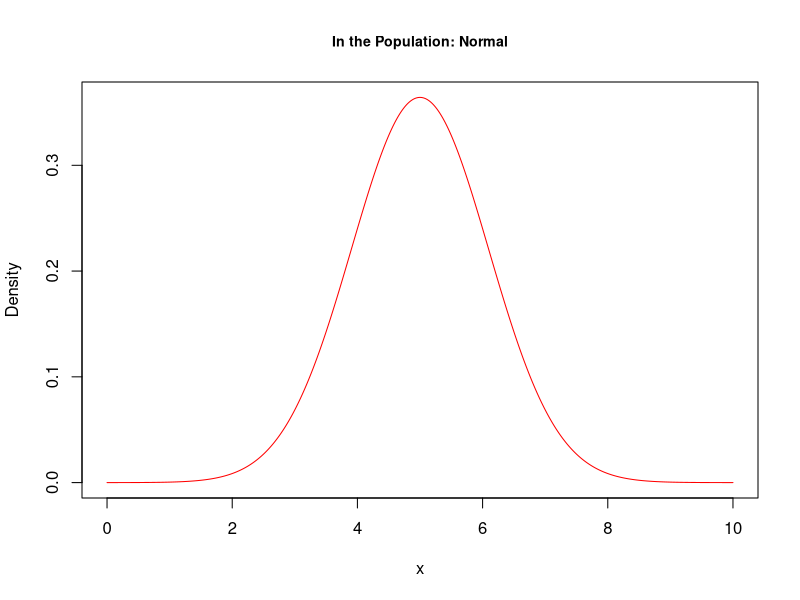
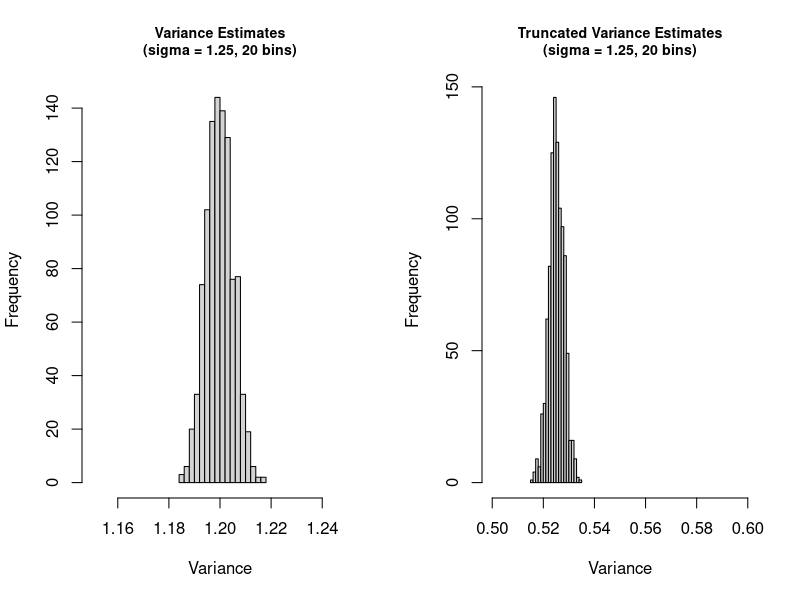
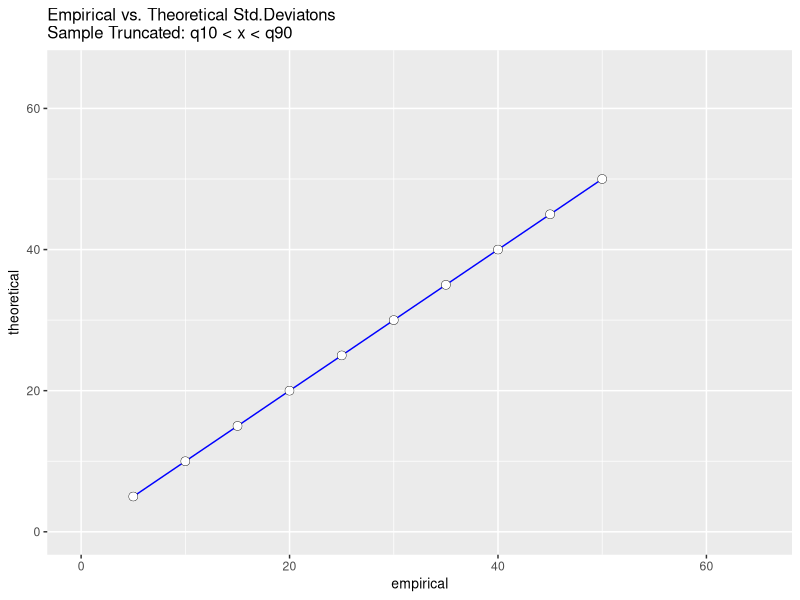
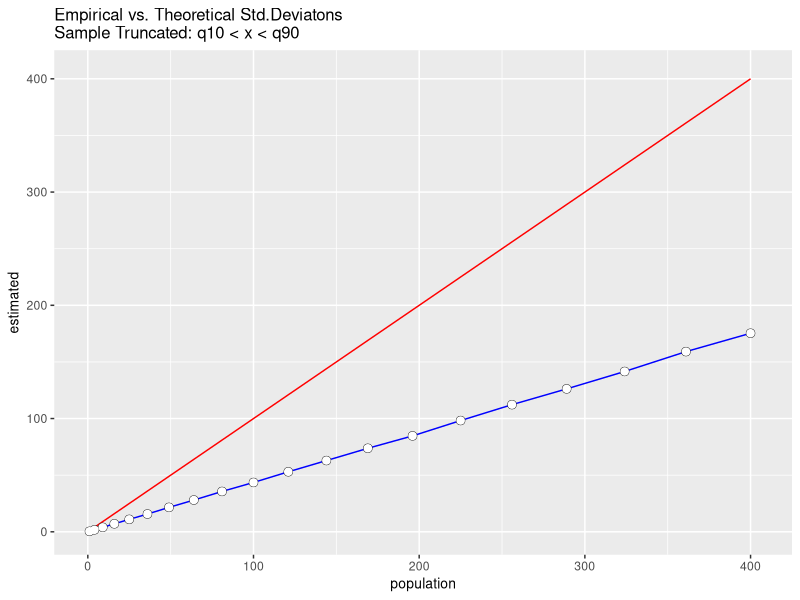
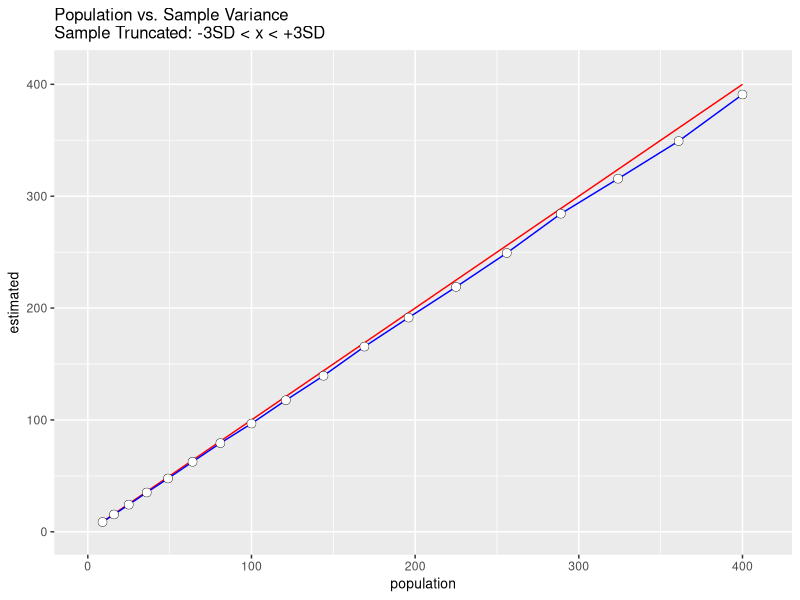
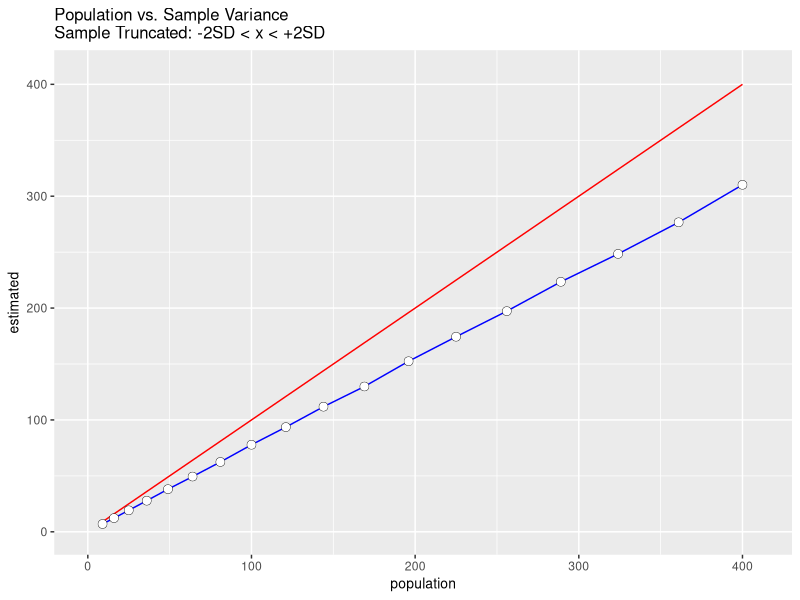

Here is the R script that generated these plots, in order:
## ---- chunk 1
## -- clear all
rm(list=ls())
## -- ggplot2
library(ggplot2)
## ---- chunk 2
## -- Assume Normal Distribution in the Population.
## -- Assume we know the true population mean and variance:
mu <- 5
sigma <- 1.2
sdev <- sqrt(sigma)
sdev
## ---- chunk 3
x <- rnorm(100000,mu,sigma) # a random sample ~ Normal(Mean = 5, StdDev = 1.2)
mean(x)
## ---- chunk 4
mean(x, trim = .1) # trim = .1 defines the fraction of x that will be removed from both tails
## ---- chunk 5
## -- let's plot the Population Normal:
curve(dnorm(x,mu,sdev),
      from = 0,
      to = 10, n = 1000,
      col = "red",
      main = "In the Population: Normal",
      ylab = "Density",
      cex.main = .85)
# in R: curve() is for ploting functions: ?curve
# dnorm is for Normal (Gaussian) Density: ?dnorm
# , and then: ?pnorm, ?rnorm, ?qnorm
## ---- chunk 6
## -- Good. Let's draw some samples now:
s1 <- rnorm(100000, mu, sdev)
head(s1)
## ---- chunk 7
# Estimates?
mean(s1) # sample mean
## ---- chunk 8
sd(s1) # sample standard deviation
## ---- chunk 9
var(s1) # sample variance, not so bad...
## ---- chunk 10
## --  Ok. Now...
estimates <- data.frame(
  mean = sapply(seq(1:1000), function(x){
    mean(rnorm(100000,mu,sdev))
    }),
  var = 
    sapply(seq(1:1000), function(x){
      var(rnorm(100000,mu,sdev))
    })
)
summary(estimates)
## ---- chunk 11
## --  How biased are these estimates?
mean_Bias <- mean(estimates$mean) - mu
mean_Bias
## ---- chunk 12
var_Bias <- mean(estimates$var) - sigma
var_Bias
## ---- chunk 13
## --  Ok. Now... truncating!
estimatesTrunc <- data.frame(
  mean = sapply(seq(1:1000), function(x){
    rSample <- rnorm(100000, mu, sdev)
    quants <- quantile(rSample,c(.1,.9))
    rSample <- rSample[which(rSample>quants[1] & rSample<quants[2])]
    mean(rSample)
  }),
  var = sapply(seq(1:1000), function(x){
    rSample <- rnorm(100000, mu, sdev)
    quants <- quantile(rSample,c(.1,.9))
    rSample <- rSample[which(rSample>quants[1] & rSample<quants[2])]
    var(rSample)
    })
  )
summary(estimatesTrunc)
## ---- chunk 14
# And how biased are these estimates?
mean_BiasTrunc <- mean(estimatesTrunc$mean) - mu
mean_BiasTrunc
## ---- chunk 15
var_BiasTrunc <- mean(estimatesTrunc$var) - sigma
var_BiasTrunc
## ---- chunk 16
# Let's compare:
mean_Bias < mean_BiasTrunc
## ---- chunk 17
var_Bias < var_BiasTrunc
## ---- chunk 18
# The difference?
mean_Bias - mean_BiasTrunc
## ---- chunk 19
var_Bias - var_BiasTrunc # ooops
## ---- chunk 20
# How about the variance of the estimates?
var(estimates$mean)/var(estimatesTrunc$mean)
## ---- chunk 21
var(estimates$var)/var(estimatesTrunc$var) # oh oh oh...
## ---- chunk 22
## --  Let' see: histogram()
par(mfcol=c(1,2)) # this sets the plot parameters: 
# R will plot with c(1,2), meaning: one row, two columns.
# The next two plots will thus be placed next to one another.
hist(estimates$var,20,
     main = "Variance Estimates\n(sigma = 1.25, 20 bins)",
     cex.main = .85,
     xlab = "Variance",
     xlim=c(1.15,1.25))
hist(estimatesTrunc$var,20,
     main = "Truncated Variance Estimates\n(sigma = 1.25, 20 bins)",
     cex.main = .85,
     xlab = "Variance",
     xlim=c(.5,.6))
par(mfcol=c(1,1)) # reset plot parameters (do NOT forget to do this)
## ---- chunk 23
## -- Another set of statistical experiments

# Step 1 : Keep population sd = 1.5, vary population mean:
sampleMeansTrunc <- sapply(seq(5,50,5), function(x) {
  rSample <- rnorm(100000,x,1.5)
  quants <- quantile(rSample,c(.1,.9))
  rSample <- rSample[which(rSample>quants[1] & rSample<quants[2])]
  mean(rSample)
  })
plotFrameMeans <- data.frame(theoretical = seq(5,50,5),
                        empirical = sampleMeansTrunc)
plotFrameMeans
## ---- chunk 24
ggplot(plotFrameMeans, aes(x = empirical, y = theoretical)) +
  geom_path(color="blue") + 
  geom_point(colour="black", size = 2.5) + 
  geom_point(colour="white", size = 2.25) +
  xlim(0,65) + ylim(0,65) +
  ggtitle("Empirical vs. Theoretical Std.Deviatons\nSample Truncated: q10 < x < q90") +
  theme(title = element_text(size = 10))
## ---- chunk 25
# Step 2: Now keep population mean = 15, vary population variance:
sampleVarsTrunc <- sapply(seq(1,20,1), function(x) {
  rSample <- rnorm(100000,15,x)
  quants <- quantile(rSample,c(.1,.9))
  rSample <- rSample[which(rSample>quants[1] & rSample<quants[2])]
  var(rSample)
})
plotFrameVars <- data.frame(population = seq(1,20,1)^2,
                        estimated = sampleVarsTrunc)
plotFrameVars
## ---- chunk 26
ggplot(plotFrameVars, aes(y = estimated, x = population)) +
  geom_line(aes(x = plotFrameVars$population, y = plotFrameVars$population),
            color = "red") +
  geom_path(color="blue") + 
  geom_point(colour="black", size = 2.5) + 
  geom_point(colour="white", size = 2.25) +
  xlim(0,405) + ylim(0,405) +
  ggtitle("Empirical vs. Theoretical Std.Deviatons\nSample Truncated: q10 < x < q90") +
  theme(title = element_text(size = 10))
## ---- chunk 27
## -- What if we truncate mean(x)-3SD < x < mean(x)+3SD in Step 2?
sampleVarsTrunc <- sapply(seq(3,20,1), function(x) {
  rSample <- rnorm(100000,15,x)
  quants <- c(mean(rSample)-3*sd(rSample), mean(rSample)+3*sd(rSample))
  rSample <- rSample[which(rSample>quants[1] & rSample<quants[2])]
  var(rSample)
})
plotFrameVars <- data.frame(population = seq(3,20,1)^2,
                            estimated = sampleVarsTrunc)
plotFrameVars
## ---- chunk 28
ggplot(plotFrameVars, aes(y = estimated, x = population)) +
  geom_line(aes(x = plotFrameVars$population, y = plotFrameVars$population),
            color = "red") +
  geom_path(color="blue") + 
  geom_point(colour="black", size = 2.5) + 
  geom_point(colour="white", size = 2.25) +
  xlim(0,410) + ylim(0,410) +
  ggtitle("Population vs. Sample Variance\nSample Truncated: -3SD < x < +3SD") +
  theme(title = element_text(size = 10))
## ---- chunk 29
## -- What if we truncate mean(x)-2SD < x < mean(x)+2SD in Step 2?
sampleVarsTrunc <- sapply(seq(3,20,1), function(x) {
  rSample <- rnorm(100000,15,x)
  quants <- c(mean(rSample)-2*sd(rSample), mean(rSample)+2*sd(rSample))
  rSample <- rSample[which(rSample>quants[1] & rSample<quants[2])]
  var(rSample)
})
plotFrameVars <- data.frame(population = seq(3,20,1)^2,
                            estimated = sampleVarsTrunc)

plotFrameVars
## ---- chunk 30
ggplot(plotFrameVars, aes(y = estimated, x = population)) +
  geom_line(aes(x = plotFrameVars$population, y = plotFrameVars$population),
            color = "red") +
  geom_path(color="blue") + 
  geom_point(colour="black", size = 2.5) + 
  geom_point(colour="white", size = 2.25) +
  xlim(0,410) + ylim(0,410) +
  ggtitle("Population vs. Sample Variance\nSample Truncated: -2SD < x < +2SD") +
  theme(title = element_text(size = 10))
